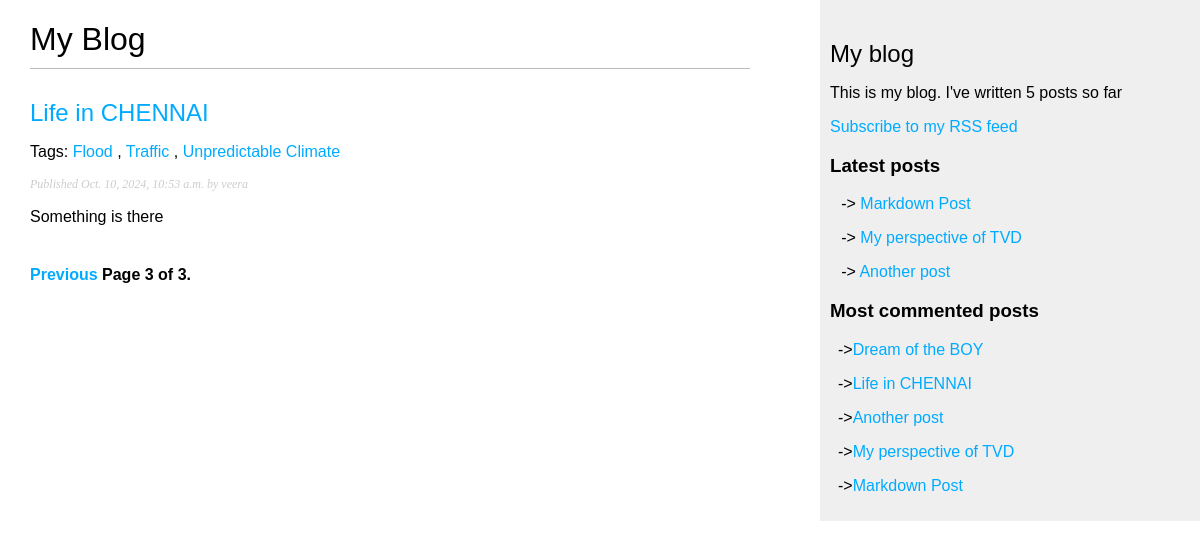
Page /blog/?page=3 on the committed database.
### blog/models.py (models this page shows, shortened)
class Post(models.Model):
    STATUS_CHOICES = (
        ('draft', 'Draft'),
        ('published', 'Published'),
    )
    title = models.CharField(max_length=250)
    slug = models.SlugField(max_length=250, unique_for_date='publish')
    author = models.ForeignKey(User, on_delete=models.CASCADE, related_name='blog_posts')
    body = models.TextField()
    publish = models.DateTimeField(default=timezone.now)
    created = models.DateTimeField(auto_now_add=True)
    updated = models.DateTimeField(auto_now=True)
    status = models.CharField(max_length=10, choices=STATUS_CHOICES, default='draft')
    objects = models.Manager()
    published = PublishedManager()
    tags = TaggableManager()
    class Meta:
        ordering = ('-publish',)
    def get_absolute_url(self):
        return reverse('blog:post_detail', args=[self.publish.year, self.publish.month, self.publish.day, self.slug])

### blog/views.py (the view)
# urls.py: path('', views.post_list, name='post_list'),
def post_list(request, tag_slug=None):
    object_list = Post.published.all()
    tag = None
    if tag_slug:
        tag = get_object_or_404(Tag, slug=tag_slug)
        object_list = object_list.filter(tags__in=[tag])
    paginator = Paginator(object_list, 2) # 2 posts in each page
    page = request.GET.get('page')
    try:
        posts = paginator.page(page)
    except PageNotAnInteger:
        posts = paginator.page(1)
    except EmptyPage:
        posts = paginator.page(paginator.num_pages)
    return render(request,'blog/post/list.html', {'page': page, 'posts': posts, 'tag' : tag})

### blog/models.py (called while the page is built)
    def get_queryset(self):
        return super(PublishedManager, self).get_queryset().filter(status = 'published')

### blog/templatetags/blog_tags.py (called while the page is built)
@register.simple_tag
def total_posts():
    return Post.published.count()

@register.inclusion_tag('blog/post/latest_posts.html')
def show_latest_posts(count = 5):
    latest_posts = Post.published.order_by('-publish')[:count]
    return {'latest_posts' : latest_posts}

@register.simple_tag
def get_most_commented_posts(count=5):
    return Post.published.annotate(total_comments=Count('comments')).order_by('-total_comments')[:count]

@register.filter(name = "markdown")
def markdown_format(text):
    return mark_safe(markdown.markdown(text))

### blog/templates/blog/post/list.html (shortened to what this page needs)
{% extends "blog/base.html" %}
{% load blog_tags %}
{% block content %}
  <h1>My Blog</h1>
  {% for post in posts %}
    <h2>
      <a href="{{ post.get_absolute_url }}">
        {{ post.title }}
      </a>
    </h2>
    <p class="tags">
      Tags:
      {% for tag in post.tags.all %}
        <a href="{% url 'blog:post_list_by_tag' tag.slug %}">
          {{ tag.name }}
        </a>
        {% if not forloop.last %}, {% endif %}
      {% endfor %}
    </p>
    <p class="date">
      Published {{ post.publish }} by {{ post.author }}
    </p>
    {{ post.body|markdown|truncatewords_html:30 }}
  {% endfor %}
  {% include "pagination.html" with page=posts %}
{% endblock %}

### blog/templates/blog/base.html (shortened to what this page needs)
{% load blog_tags %}
{% load static %}
<!DOCTYPE html>
<html>
<head>
  <link href="{% static 'css/blog.css' %}" rel="stylesheet">
</head>
<body>
  <div id="content">
    {% block content %}
    {% endblock %}
  </div>
  <div id="sidebar">
    <h2>My blog</h2>
    <p>This is my blog. I've written {% total_posts %} posts so far</p>
    <p>
      <a href="{% url 'blog:post_feed' %}">Subscribe to my RSS feed</a>
    </p>
    <h3>Latest posts</h3>
    {% show_latest_posts 3 %}
    <h3>Most commented posts</h3>
    {% get_most_commented_posts as most_commented_posts %}
    {% for post in most_commented_posts %}
    <p style="margin-left: 0.5rem;">-><a href="{{ post.get_absolute_url }}">{{ post.title }}</a></p>
    {% endfor %}
  </div>
</body>
</html>

### blog/templates/blog/post/latest_posts.html
    {% for post in latest_posts %}
      <p style="margin-left: 0.7rem;">->
        <a href="{{ post.get_absolute_url }}">{{ post.title }}</a>
      </p>
    {% endfor %}

### blog/static/css/blog.css (style rules this page uses)
body { margin:0; padding:0; font-family:helvetica, sans-serif; }
a { color:#00abff; text-decoration:none; }
h1 { font-weight:normal; border-bottom:1px solid #bbb; padding:0 0 10px 0; }
h2 { font-weight:normal; margin:30px 0 0; }
#content { float:left; width:60%; padding:0 0 0 30px; }
#sidebar { float:right; width:30%; padding:10px; background:#efefef; height:100%; }
p.date { color:#ccc; font-family: georgia, serif; font-size: 12px; font-style: italic; }

### rows in the picture
Post: title "Life in CHENNAI", publish "Oct. 10, 2024, 10:53 a.m.", author "veera", body "Something is there"
Tag: name "Flood"
Tag: name "Traffic"
Tag: name "Unpredictable Climate"
Post: title "Markdown Post"
Post: title "My perspective of TVD"
Post: title "Another post"
Post: title "Dream of the BOY"

### other values in the picture
{{ page.number }} "3"
{{ page.paginator.num_pages }} "3"
